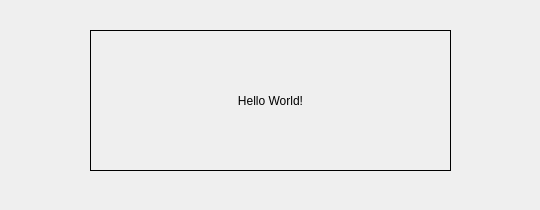
<?xml version="1.0" encoding="UTF-8"?>
<ui version="4.0">
 <class>HelloWorldScreen</class>
 <widget class="QWidget" name="HelloWorldScreen">
  <property name="geometry">
   <rect>
    <x>0</x>
    <y>0</y>
    <width>540</width>
    <height>210</height>
   </rect>
  </property>
  <property name="windowTitle">
   <string>Form</string>
  </property>
  <widget class="QWidget" name="verticalLayoutWidget">
   <property name="geometry">
    <rect>
     <x>90</x>
     <y>30</y>
     <width>361</width>
     <height>141</height>
    </rect>
   </property>
   <layout class="QVBoxLayout" name="verticalLayout">
    <item>
     <widget class="QLabel" name="helloLabel">
      <property name="sizePolicy">
       <sizepolicy hsizetype="Preferred" vsizetype="Preferred">
        <horstretch>0</horstretch>
        <verstretch>0</verstretch>
       </sizepolicy>
      </property>
      <property name="minimumSize">
       <size>
        <width>60</width>
        <height>0</height>
       </size>
      </property>
      <property name="layoutDirection">
       <enum>Qt::LeftToRight</enum>
      </property>
      <property name="frameShape">
       <enum>QFrame::Box</enum>
      </property>
      <property name="text">
       <string>Hello World!</string>
      </property>
      <property name="alignment">
       <set>Qt::AlignCenter</set>
      </property>
     </widget>
    </item>
   </layout>
  </widget>
 </widget>
 <resources/>
 <connections/>
</ui>
